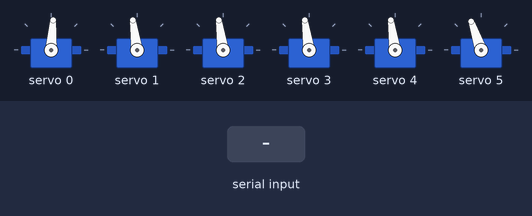
Recording of a sketch running on a simulated Arduino Uno, built with avr-gcc and run on an emulated ATmega328P. Shown: 6 × servo. The inputs (shaded band) are chosen by the test bench.

Above: at 1.2 s.
1.3 s: "90,45,200\n" received over Serial
At 1.6 s:
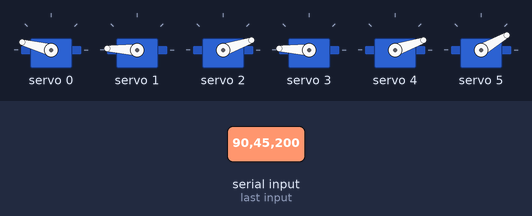
2.8 s: "30,150,10\n" received over Serial
At 3.9 s:
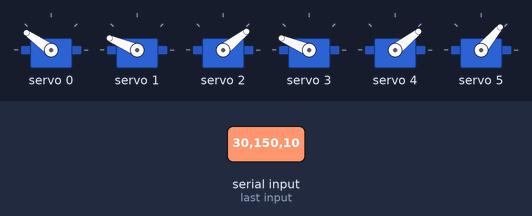
5.8 s: "30,150\n" received over Serial
At 7.4 s:
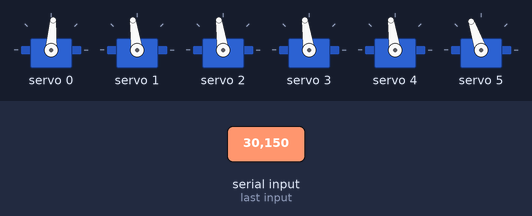
8.3 s: "1,90,45\n" received over Serial
At 9.5 s:
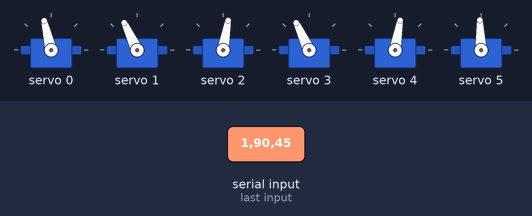
9.8 s: "1,90\n" received over Serial
At 10.4 s:
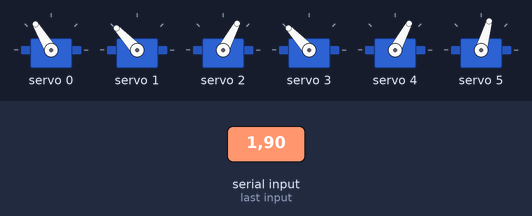
11.3 s: "90,45\n" received over Serial
At 12.7 s:
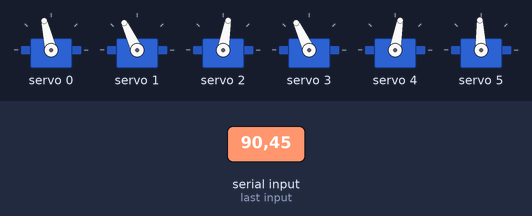
Timing chart, 0 to 15.8 s (numbered marks = the images above; inputs shaded):
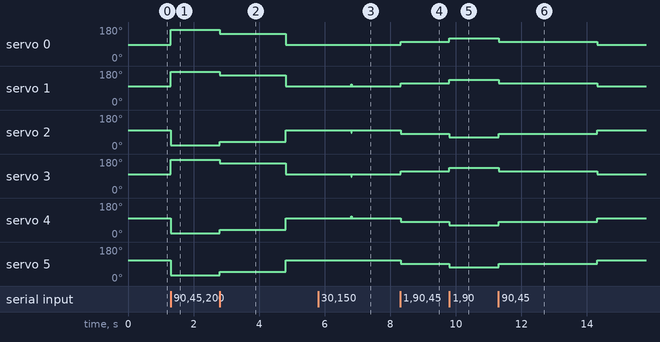

Measured:
- after the input at 1.3 s, servo 0: 86° → 165° at once; servo 1, servo 3: 98° → 177° at once; servo 2, servo 4: 98° → 19° at once; servo 5: 109° → 30° at once
- after the input at 2.8 s, servo 0: 165° → 145° at once, → 86° 2.0 s later; servo 1, servo 3: 177° → 157° at once, → 98° 2.0 s later; servo 2, servo 4: 19° → 38° at once, → 98° 2.0 s later; servo 5: 30° → 50° at once, → 109° 2.0 s later
- after the input at 5.8 s, servo 1, servo 4: 98° → 109° after 1.0 s, → 98° 0.01 s later; servo 2, servo 3: 98° → 86° after 1.0 s, → 98° 0.01 s later
- after the input at 8.3 s, servo 0: 86° → 103° at once; servo 1, servo 3: 98° → 115° at once; servo 2, servo 4: 98° → 80° at once; servo 5: 109° → 92° at once
- after the input at 9.8 s, servo 0: 103° → 121° at once; servo 1, servo 3: 115° → 133° at once; servo 2, servo 4: 80° → 62° at once; servo 5: 92° → 74° at once
- after the input at 11.3 s, servo 0: 121° → 103° at once, → 86° 3.0 s later; servo 1, servo 3: 133° → 115° at once, → 98° 3.0 s later; servo 2, servo 4: 62° → 80° at once, → 98° 3.0 s later; servo 5: 74° → 92° at once, → 109° 3.0 s later

The sketch:

control_13.ino
```cpp
#include <Wire.h>
#include <Adafruit_PWMServoDriver.h>

// Khởi tạo PCA9685 tại địa chỉ mặc định (0x40)
Adafruit_PWMServoDriver pwm = Adafruit_PWMServoDriver(0x40);

#define SERVOMIN  150  // Xung tối thiểu (servo về 0 độ)
#define SERVOMAX  635  // Xung tối đa (servo về 180 độ)
#define NEUTRAL   381  // Vị trí trung lập của servo
#define OFFSET0   30   // Offset cho servo 0
#define OFFSET5   30   // Offset cho servo 5

const int x0 = 320;
const int y0 = 240;
const int maxVector = 275;
const int maxServoDiff = 50;

void setup() {
  Serial.begin(921600);  // Khởi tạo Serial với tốc độ baud rate cao
  pwm.begin();
  pwm.setPWMFreq(60);  // Tần số PWM 60 Hz
  delay(10);
}

void loop() {
  // Thiết lập vị trí trung lập của các servo
  int servo0 = NEUTRAL - OFFSET0;
  int servo1 = NEUTRAL;
  int servo2 = NEUTRAL;
  int servo3 = NEUTRAL;
  int servo4 = NEUTRAL;
  int servo5 = NEUTRAL + OFFSET5;

  if (Serial.available() > 0) {
    int x = Serial.parseInt();
    int y = Serial.parseInt();
    int pwm_ser = Serial.parseInt();

    // Tính toán tọa độ cho hai vector phụ
    int x1 = x;
    int y1 = y0;
    int x2 = x0;
    int y2 = y;

    // Tính độ lớn của vector 1 và vector 2
    float vector1Magnitude = sqrt(sq(x - x1) + sq(y - y1));
    float vector2Magnitude = sqrt(sq(x - x2) + sq(y - y2));

    // Tính giá trị điều khiển cho servo 0 và 5
    int servo0Signal = NEUTRAL - OFFSET0 - pwm_ser;
    int servo5Signal = NEUTRAL + OFFSET5 + pwm_ser;
    int servo0SignalD = NEUTRAL - OFFSET0 + pwm_ser;
    int servo5SignalD = NEUTRAL + OFFSET5 - pwm_ser;

    // Tính giá trị servoDiff
    float vectorMagnitude = sqrt(sq(x - x0) + sq(y - y0));
    int servoDiff = map(vectorMagnitude, 0, maxVector, 0, maxServoDiff);

    // Cập nhật giá trị servo theo điều kiện
    if (x >= 260 && x <= 390) {
      if (y <= 240) {
        servo0 = servo0SignalD;
        servo5 = servo5SignalD;
        servo1 = NEUTRAL + pwm_ser;
        servo2 = NEUTRAL - pwm_ser;
        servo3 = NEUTRAL + pwm_ser;
        servo4 = NEUTRAL - pwm_ser;
      } else {
        servo0 = servo0Signal;
        servo5 = servo5Signal;
        servo1 = NEUTRAL - pwm_ser;
        servo2 = NEUTRAL + pwm_ser;
        servo3 = NEUTRAL - pwm_ser;
        servo4 = NEUTRAL + pwm_ser;
      }
    } else if (x < 260 && y <= 240) {
      if (vector1Magnitude < vector2Magnitude) {
        servo0 = NEUTRAL - OFFSET0;
        servo5 = NEUTRAL + OFFSET5;
        servo1 = NEUTRAL + servoDiff;
        servo2 = NEUTRAL - servoDiff;
        servo3 = NEUTRAL - servoDiff;
        servo4 = NEUTRAL + servoDiff;
      } else {
        servo0 = servo0SignalD;
        servo5 = servo5SignalD;
        servo1 = NEUTRAL + pwm_ser;
        servo2 = NEUTRAL - pwm_ser;
        servo3 = NEUTRAL + pwm_ser;
        servo4 = NEUTRAL - pwm_ser;
      }
    } else if (x > 390 && y <= 240) {
      if (vector1Magnitude < vector2Magnitude) {
        servo0 = NEUTRAL - OFFSET0;
        servo5 = NEUTRAL + OFFSET5;
        servo3 = NEUTRAL + servoDiff;
        servo4 = NEUTRAL - servoDiff;
        servo1 = NEUTRAL - servoDiff;
        servo2 = NEUTRAL + servoDiff;
      } else {
        servo0 = servo0SignalD;
        servo5 = servo5SignalD;
        servo1 = NEUTRAL + pwm_ser;
        servo2 = NEUTRAL - pwm_ser;
        servo3 = NEUTRAL + pwm_ser;
        servo4 = NEUTRAL - pwm_ser;
      }
    } else if (x < 260 && y > 240) {
      if (vector1Magnitude < vector2Magnitude) {
        servo0 = NEUTRAL - OFFSET0;
        servo5 = NEUTRAL + OFFSET5;
        servo1 = NEUTRAL + servoDiff;
        servo2 = NEUTRAL - servoDiff;
        servo3 = NEUTRAL - servoDiff;
        servo4 = NEUTRAL + servoDiff;
      } else {
        servo0 = servo0Signal;
        servo5 = servo5Signal;
        servo1 = NEUTRAL - pwm_ser;
        servo2 = NEUTRAL + pwm_ser;
        servo3 = NEUTRAL - pwm_ser;
        servo4 = NEUTRAL + pwm_ser;
      }
    } else if (x > 390 && y > 240) {
      if (vector1Magnitude < vector2Magnitude) {
        servo0 = NEUTRAL - OFFSET0;
        servo5 = NEUTRAL + OFFSET5;
        servo3 = NEUTRAL + servoDiff;
        servo4 = NEUTRAL - servoDiff;
        servo1 = NEUTRAL - servoDiff;
        servo2 = NEUTRAL + servoDiff;
      } else {
        servo0 = servo0Signal;
        servo5 = servo5Signal;
        servo1 = NEUTRAL - pwm_ser;
        servo2 = NEUTRAL + pwm_ser;
        servo3 = NEUTRAL - pwm_ser;
        servo4 = NEUTRAL + pwm_ser;
      }
    }
  } else {
    // Nếu không có tín hiệu từ Serial, đưa tất cả servo về vị trí trung lập
    servo0 = NEUTRAL - OFFSET0;
    servo1 = NEUTRAL;
    servo2 = NEUTRAL;
    servo3 = NEUTRAL;
    servo4 = NEUTRAL;
    servo5 = NEUTRAL + OFFSET5;
  }

  // Điều khiển các cặp servo
  pwm.setPWM(0, 0, servo0);
  pwm.setPWM(1, 0, servo1);
  pwm.setPWM(2, 0, servo2);
  pwm.setPWM(3, 0, servo3);
  pwm.setPWM(4, 0, servo4);
  pwm.setPWM(5, 0, servo5);

  delay(10);  // Chờ 10ms trước khi tiếp tục lặp lại
}
```
